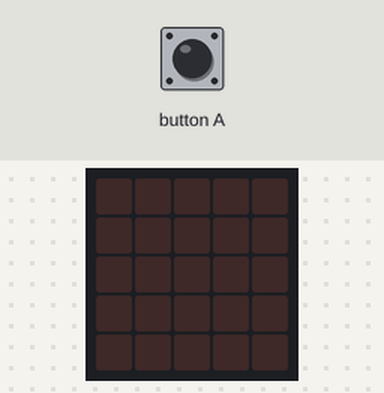
Recording of a program running on a simulated BBC micro:bit (MakeCode). Shown: the board's 5×5 LED display. The inputs (shaded band) are chosen by the test bench.

Above: at 1.2 s.
1.3 s: button A pressed for 0.15 s
At 1.9 s:
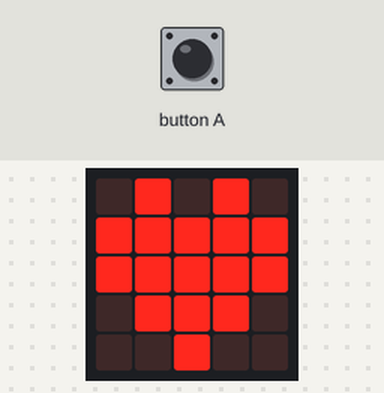
Timing chart, 0 to 4.3 s (numbered marks = the images above; inputs shaded):
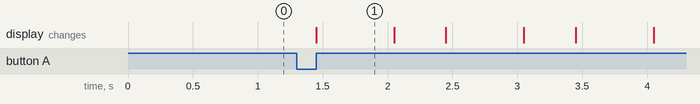

Measured:
- after the input at 1.3 s, the display: changes after 0.15 s (image 1)
- what the display in image 1 shows lasts 0.6 s, from 1.5 s to 2.1 s

The program:

main.ts
```typescript
input.onButtonPressed(Button.A, function () {
    basic.showIcon(IconNames.Heart)
    basic.showLeds(`
        . . . . .
        . . . . .
        . . . . .
        . . . . .
        . . . . .
        `)
    basic.showIcon(IconNames.Heart)
    basic.showLeds(`
        . . . . .
        . . . . .
        . . . . .
        . . . . .
        . . . . .
        `)
    basic.showIcon(IconNames.Heart)
    basic.showLeds(`
        . . . . .
        . . . . .
        . . . . .
        . . . . .
        . . . . .
        `)
    basic.showIcon(IconNames.Heart)
    basic.showLeds(`
        . . . . .
        . . . . .
        . . . . .
        . . . . .
        . . . . .
        `)
    basic.showIcon(IconNames.Heart)
    basic.showLeds(`
        . . . . .
        . . . . .
        . . . . .
        . . . . .
        . . . . .
        `)
})
basic.clearScreen()
```

test.ts
```typescript
// aquí va el archivo "tests"; esto no se compilará cuando este paquete se utilice como una extensión.
```
